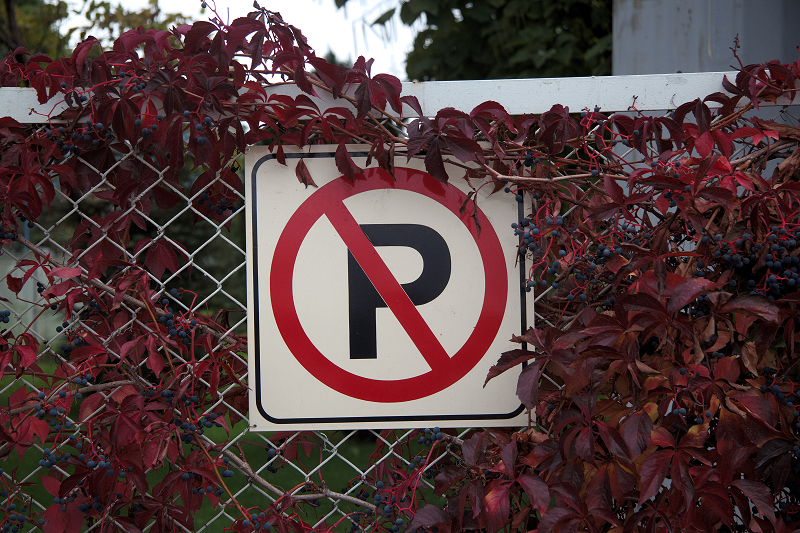
//> input picture Test.png, 800 x 533 px
$ ./main   (built with g++ and OpenCV 4)
//> lines starting //> are read from the running program, lines starting //| are printed output that depends on the picture; after the words box and inside, x2 and y2 are one past the last pixel; in counts of white or black regions, pixels touching at a corner belong together
#include "opencv2/opencv.hpp"

using namespace std;
using namespace cv;

int main()
{
    Mat image = imread("Test.png");
//> image is the input picture: 533 rows x 800 cols, CV_8UC3; mean B, G, R 63.6, 62.9, 84.5

    double threshold1 = 100.0;
    double threshold2 = 200.0;
    int apertureSize = 3;
    bool L2gradient = false;
    Mat edges;
    Canny(image,
          edges,
          threshold1,
          threshold2,
          apertureSize,
          L2gradient);
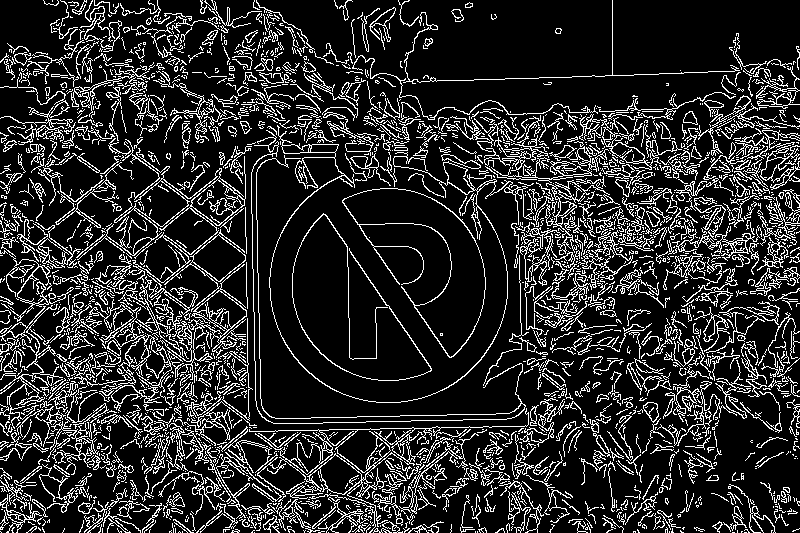
//> edges: 533 rows x 800 cols, CV_8UC1; 16.9% white in thin lines or dots

    vector<Vec2f> lines;
    double rho = 1.0; // 1 pixel, r resolution
    double theta = CV_PI / 180.0; // 1 degree, theta resolution
    int threshold = 100; // minimum number of intersections to "detect" a line
    HoughLines(edges,
               lines,
               rho,
               theta,
               threshold);
//> lines = 13208 lines (rho, theta), first 12: [96, 1.54], [435, 1.55], [428, 1.55], [593, 0.79], [422, 1.55], [132, 1.54], [607, 0.79], [-170, 2.36], [317, 0.79], [356, 0.79], [66, 1.71], [-248, 3.12]

    Scalar color(0,0,255);
    int thickness = 2;
    for(int i=0; i<lines.size(); i++)
    {
        float rho = lines.at(i)[0];
        float theta = lines.at(i)[1];
        Point pt1, pt2;
        double a = cos(theta);
        double b = sin(theta);
        double x0 = a*rho;
        double y0 = b*rho;
        pt1.x = int(x0 + 1000*(-b));
        pt1.y = int(y0 + 1000*(a));
        pt2.x = int(x0 - 1000*(-b));
        pt2.y = int(y0 - 1000*(a));
        line( image, pt1, pt2, color, thickness);
    }
//> this loop made 13208 passes
//> (rho, theta, a, b, x0, y0) on passes 1 to 3: (96, 1.54, 0.0349, 0.999, 3.35, 95.94), (435, 1.55, 0.0175, 1, 7.59, 434.9), (428, 1.55, 0.0175, 1, 7.47, 427.9)
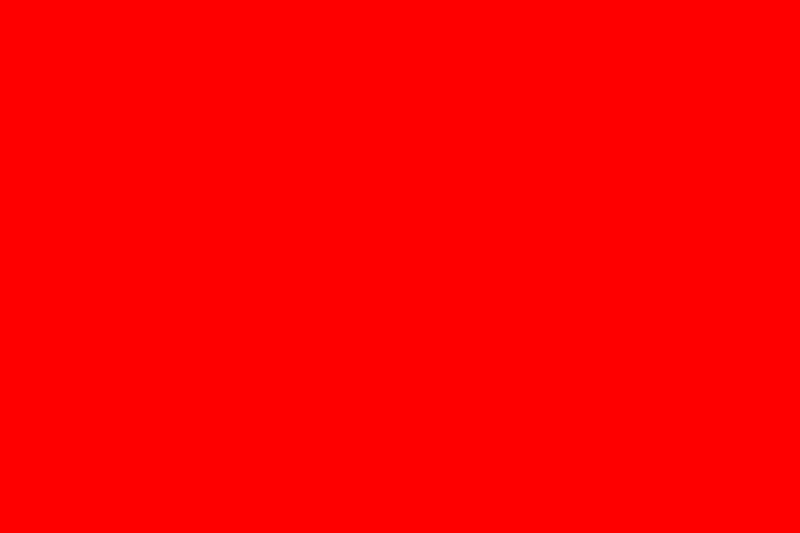
//> image: 533 rows x 800 cols, CV_8UC3; mean B, G, R 0, 0, 255

    imshow("image", image);

    waitKey();

    return 0;
}

$ run again, with Sign.png copied over Test.png
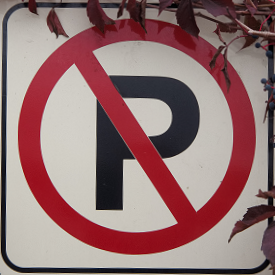
//> input picture Sign.png, 275 x 275 px
//> image is the input picture: 275 rows x 275 cols, CV_8UC3; mean B, G, R 114.3, 113.9, 147.2
//> `Canny(image, edges, threshold1, threshold2, apertureSize, L2gradient);`:
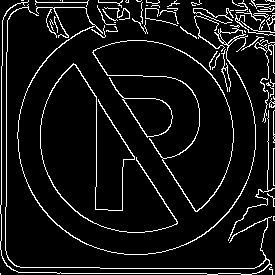
//> edges: 275 rows x 275 cols, CV_8UC1; 7.9% white in thin lines or dots
//> lines = 15 lines (rho, theta), first 12: [-49, 2.57], [273, 1.57], [1, 0], [6, 0], [268, 1.57], [-27, 2.57], [273, 0], [-30, 2.58], [268, 0], [-24, 2.55], [9, 0.02], [6, 1.59]
//> the loop `for(int i=0; i<lines.size(); i++)` made 15 passes
//> (rho, theta, a, b, x0, y0) on passes 1 to 8: (-49, 2.57, -0.839, 0.545, 41.09, -26.69), (273, 1.57, -4.37e-08, 1, -1.19e-05, 273), (1, 0, 1, 0, 1, 0), (6, 0, 1, 0, 6, 0), (268, 1.57, -4.37e-08, 1, -1.17e-05, 268), (-27, 2.57, -0.839, 0.545, 22.64, -14.71), (273, 0, 1, 0, 273, 0), (-30, 2.58, -0.848, 0.53, 25.44, -15.9)
//> after the loop `for(int i=0; i<lines.size(); i++)`:
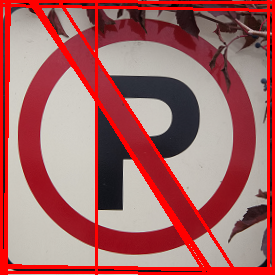
//> image: 275 rows x 275 cols, CV_8UC3; 14.25% of pixels changed, all inside (x1, y1, x2, y2) = (0, 0, 275, 275)
